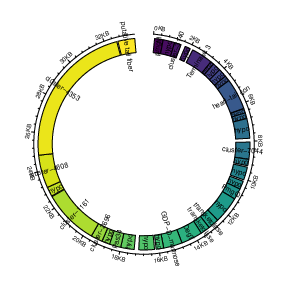

This chart was generated by the following R code:
###########################
## A template to generate a simple circular genome plot including one annotation track with the R circlize package.
## Author: [email redacted]
##

library(circlize)
library(viridis) # access to nice color palettes

circos.clear()
pdf('circlize_nanopore_phage.pdf', width=4, height=4)

df = data.frame(
    name  = c('Putative phage sequence'),
    start = c(1),
    end   = c(33564)
)

circos.par(
    gap.degree=10, 
    start.degree=85,
    track.height=1
)

circos.genomicInitialize(
    df, plotType=c('axis'), major.by=2000,
    axis.labels.cex = 0.5*par('cex')
)

annotation <- data.frame(
    name= c('pmgM',"hypo","cluster-3140","hypo","Terminase 3","hypo","hypo","hypo","hypo","head-tail con","hypo","hypo","hypo","cluster-7044","hypo","hypo","hypo","PmgQ","hypo","transketolase","transketolase","DegT","GDP-D-mannose","hypo","hypo","hypo","Pas34","hypo","cluster-2696","cluster-1161","hypo","cluster-4608","cluster-4353","putative tail fiber"),
    start = c(72,520,1134,1719,2147,3277,3456,3890,4336,4626,6288,6514,6820,8051,8956,9366,10126,10563,11147,12562,13146,13645,14769,15755,16234,17294,18003,18601,19024,19638,22595,23095,24831,32673),
    end = c(512,1137,1484,2003,3280,3459,3893,4336,4629,6269,6524,6816,7854,8944,9291,10049,10569,11150,12565,13149,13652,14772,15755,16150,17055,18001,18617,19023,19638,22559,23095,24831,32615,33564)
)

# define a nice color code
viridis.colors <- viridis(nrow(annotation))

circos.track(ylim=c(0, 1), bg.border=FALSE, track.height=0.15)

for (row in 1:nrow(annotation)){
    name = annotation[row, 'name']
    start = annotation[row, 'start']
    end = annotation[row, 'end']
    col = viridis.colors[row]
    circos.rect(
        start, 0, end, 1, col=as.character(col))
    circos.text(
        mean(c(start, end)), mean(c(0, 1)), name, 
        cex=0.6, col='black', facing='clockwise', niceFacing=TRUE)}

dev.off()
